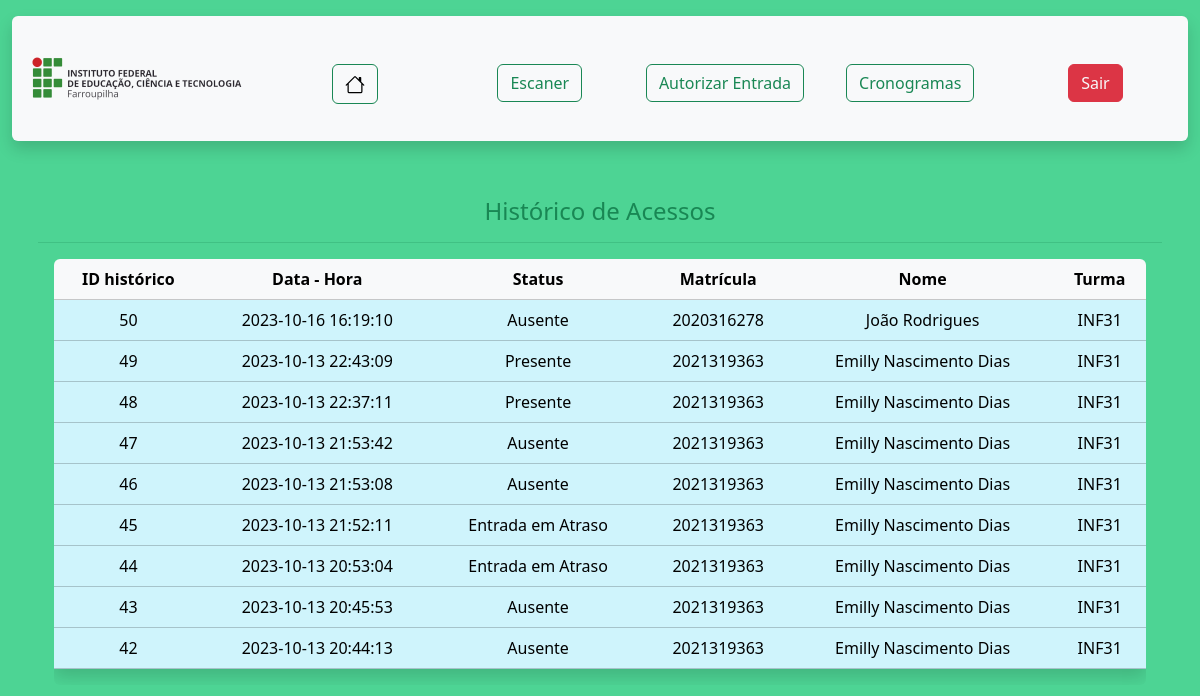
Before: /Operador/historico.php (signed in) with the older database file.
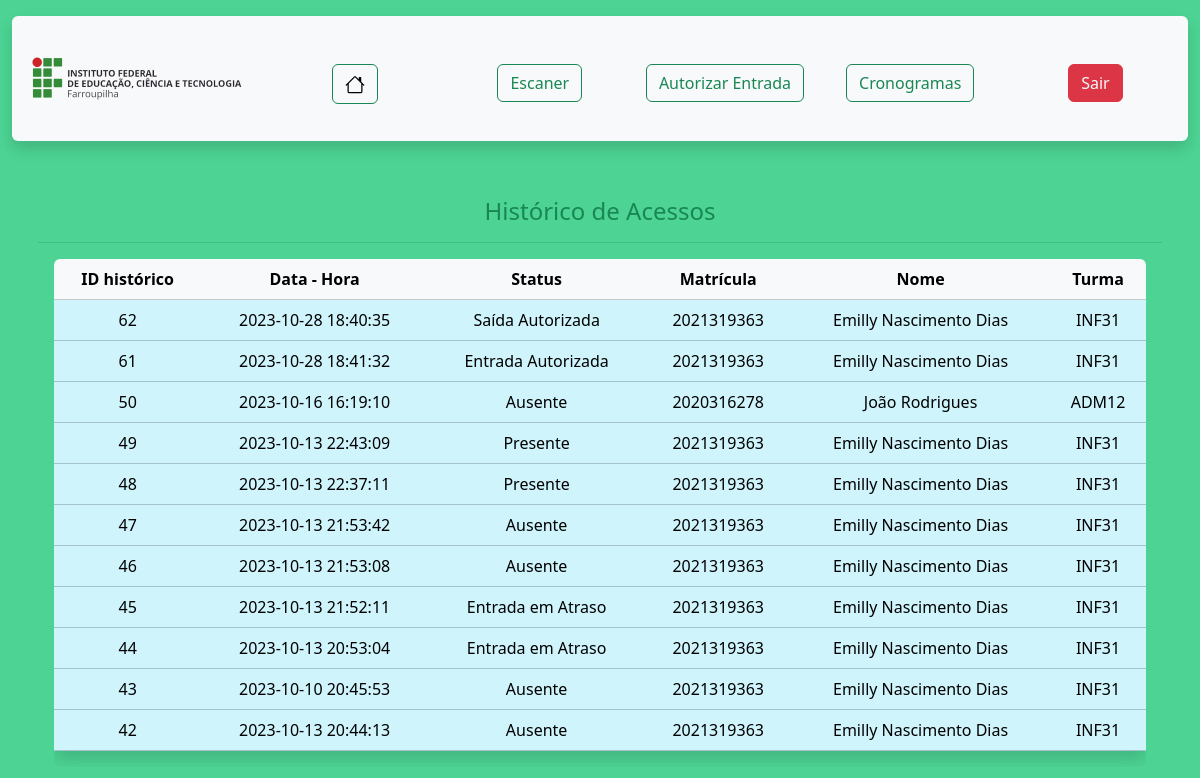
After: the same page with the newer database file.
### tables this page shows
CREATE TABLE IF NOT EXISTS `informa` (
  `ID_historico` int NOT NULL,
  `ID_status` int NOT NULL,
  KEY `ID_historico` (`ID_historico`,`ID_status`) USING BTREE,
  KEY `ID_status` (`ID_status`) USING BTREE
);

CREATE TABLE IF NOT EXISTS `historico` (
  `ID_historico` int NOT NULL AUTO_INCREMENT,
  `data_hr` datetime NOT NULL,
  `matricula` char(10) NOT NULL,
  `motivo` varchar(255) DEFAULT NULL,
  PRIMARY KEY (`ID_historico`),
  KEY `matricula` (`matricula`) USING BTREE
);

CREATE TABLE IF NOT EXISTS `status` (
  `ID_status` int NOT NULL AUTO_INCREMENT,
  `descricao` varchar(30) NOT NULL,
  PRIMARY KEY (`ID_status`)
);

CREATE TABLE IF NOT EXISTS `aluno` (
  `matricula` char(10) NOT NULL,
  `nome` varchar(100) NOT NULL,
  `email` varchar(100) NOT NULL,
  `num_responsavel` varchar(16) NOT NULL,
  `foto` varchar(255) DEFAULT NULL,
  `ID_turma` int NOT NULL,
  PRIMARY KEY (`matricula`),
  KEY `ID_turma` (`ID_turma`) USING BTREE
);

CREATE TABLE IF NOT EXISTS `turma` (
  `ID_turma` int NOT NULL AUTO_INCREMENT,
  `nome_turma` char(6) NOT NULL,
  PRIMARY KEY (`ID_turma`)
);

### Operador/historico.php (the view, shortened to what this page needs)
<!DOCTYPE HTML>
<html lang="pt-BR">
<head>
    <link href="https://cdn.jsdelivr.net/npm/bootstrap@5.3.1/dist/css/bootstrap.min.css" rel="stylesheet">
</head>
<BODY class="container-xxl" style="background-color: #4dd494 ;">
	<nav class="rounded shadow bg-light mt-3">
        <ul class="nav nav-pills nav-justified">
            <li class="nav-item"><img src="../logo.png" style="width:250px;" alt="logo"></img></li>
            <li class="nav-item mt-5"><button type="button" class="btn btn-outline-success"><a href="../operador.php" class="text-decoration-none text-black" aria-current="page">
            </a></button></li>
            <li class="nav-item mt-5"><a href="../QRcode/index.php" class="text-decoration-none btn btn-outline-success">Escaner</a></li>
            <li class="nav-item mt-5"><a href="../buscar_aluno.php" class="text-decoration-none btn btn-outline-success">Autorizar Entrada</a></li>
            <li class="nav-item mt-5"><a href="../visualizar_cronograma.php" class="text-decoration-none btn btn-outline-success">Cronogramas</a></li>
            <li class="nav-item mt-5"><button type="button" class="btn btn-danger"><a href="../Login/sair.php" class="text-decoration-none text-light">Sair</a></button></li>
        </ul>
    </nav>
	<div class="container-sm rounded p-2 mt-5 text-center text-success">
		<h4>Histórico de Acessos</h4>
		<hr>
		<?php
		    include("../config.php");
			$consulta = "SELECT * FROM informa AS inf INNER JOIN historico AS hist ON inf.ID_historico = hist.ID_historico
            INNER JOIN status AS stts ON inf.ID_status = stts.ID_status
            INNER JOIN aluno AS al ON hist.matricula = al.matricula
			INNER JOIN turma AS tur ON al.ID_turma = tur.ID_turma ORDER BY hist.ID_historico DESC";
            $resultConsulta = $connect->query($consulta);
            $qtLinhasConsulta = $resultConsulta->num_rows;
			if($qtLinhasConsulta > 0){
				print "<div class='rounded table-responsive text-center m-3'>";
				print "<table class='table table-info table-hover shadow'>";
				print "<thead class='table-light'>";
				print "<tr>";
				print "<th> ID histórico </th>";
				print "<th> Data - Hora </th>";
				print "<th> Status </th>";
				print "<th> Matrícula </th>";
				print "<th> Nome </th>";
				print "<th> Turma </th>";
				print "</tr>";
				print "</thead>";
				while($rowCon = $resultConsulta->fetch_object()){
				print "<tbody>";
				print "<tr>";
				print "<td>" . $rowCon->ID_historico . "</td>";
				print "<td>" . $rowCon->data_hr . "</td>";
				print "<td>" . $rowCon->descricao . "</td>";
				print "<td>" . $rowCon->matricula . "</td>";
				print "<td>" . $rowCon->nome . "</td>";
				print "<td>" . $rowCon->nome_turma . "</td>";
				print "</tr>";
				print "</tbody>";
				}
				print "</table>";
				print "</div>";
			} else {
				print "<p class='alert alert-danger'>Não Foraram Encontrados Resultados!</p>";
			}
		?>
	</div>
</BODY>
</html>

Changed rows visible on the page:
added informa: ID_historico.ID_historico "62", ID_historico.data_hr "2023-10-28 18:40:35", ID_status.descricao "Saída Autorizada", aluno.matricula "2021319363", aluno.nome "Emilly Nascimento Dias", turma.nome_turma "INF31"
added informa: ID_historico.ID_historico "61", ID_historico.data_hr "2023-10-28 18:41:32", ID_status.descricao "Entrada Autorizada", aluno.matricula "2021319363", aluno.nome "Emilly Nascimento Dias", turma.nome_turma "INF31"
computed for informa "João Rodrigues": turma.nome_turma "INF31" → "ADM12"
changed through a linked row, informa id 43: ID_historico.data_hr "2023-10-13 20:45:53" → "2023-10-10 20:45:53"
